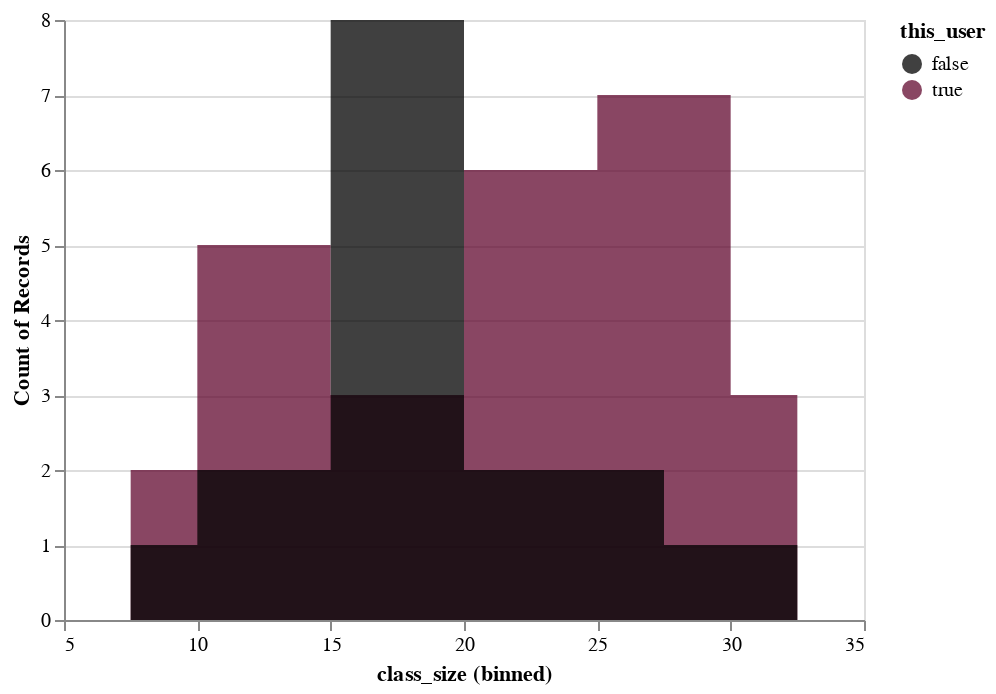

The code cell stored with this chart in its notebook:
### Code cell
import altair as alt

alt.Chart(dat).mark_area(
    opacity=0.75,
    interpolate='step'
).encode(
    alt.X("class_size:Q", bin=alt.Bin(maxbins=12)),
    alt.Y('count()', stack=None),
    alt.Color(
        'this_user',
        scale=alt.Scale(range=['#000000', '#62092f'])
    )
)

### Figure 1 — Vega-Lite specification as saved in the notebook (floating-point values rounded to 4 significant figures)
{"$schema": "https://vega.github.io/schema/vega-lite/v2.6.0.json", "config": {"view": {"height": 300, "width": 400}}, "data": {"name": "data-f9307b5b341ca78eabba5ab1ee8f22c3"}, "datasets": {"data-f9307b5b341ca78eabba5ab1ee8f22c3": [{"class_size": 21, "this_user": true}, {"class_size": 30, "this_user": true}, {"class_size": 12, "this_user": true}, {"class_size": 29, "this_user": true}, {"class_size": 5, "this_user": true}, {"class_size": 16, "this_user": false}, {"class_size": 5, "this_user": false}, {"class_size": 16, "this_user": false}, {"class_size": 16, "this_user": false}, {"class_size": 7, "this_user": true}, {"class_size": 10, "this_user": true}, {"class_size": 27, "this_user": true}, {"class_size": 10, "this_user": true}, {"class_size": 10, "this_user": true}, {"class_size": 24, "this_user": true}, {"class_size": 24, "this_user": true}, {"class_size": 19, "this_user": true}, {"class_size": 34, "this_user": false}, {"class_size": 29, "this_user": true}, {"class_size": 17, "this_user": true}, {"class_size": 15, "this_user": true}, {"class_size": 30, "this_user": true}, {"class_size": 15, "this_user": false}, {"class_size": 24, "this_user": false}, {"class_size": 16, "this_user": false}, {"class_size": 30, "this_user": true}, {"class_size": 28, "this_user": true}, {"class_size": 28, "this_user": true}, {"class_size": 29, "this_user": true}, {"class_size": 26, "this_user": true}, {"class_size": 23, "this_user": false}, {"class_size": 23, "this_user": true}, {"class_size": 17, "this_user": false}, {"class_size": 10, "this_user": false}, {"class_size": 12, "this_user": true}, {"class_size": 23, "this_user": true}, {"class_size": 18, "this_user": false}, {"class_size": 13, "this_user": false}, {"class_size": 23, "this_user": true}, {"class_size": 16, "this_user": false}]}, "encoding": {"color": {"field": "this_user", "scale": {"range": ["#000000", "#62092f"]}, "type": "nominal"}, "x": {"bin": {"maxbins": 12}, "field": "class_size", "type": "quantitative"}, "y": {"aggregate": "count", "stack": null, "type": "quantitative"}}, "mark": {"interpolate": "step", "opacity": 0.75, "type": "area"}}
